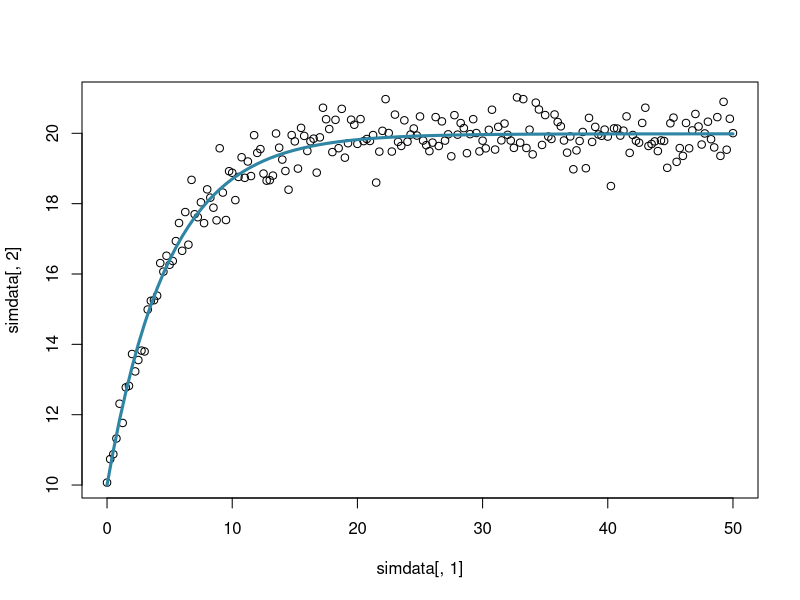

This figure's R source:
## ---- chunk 1
library(magrittr)
# Parameters
## known
T0 = 10
## the ones we are looking for
k = 0.2
Tinf = 20

## Simulate data
seqt <- seq(0, 50, .25)
simdata <- cbind(
  seqt = seqt,
  sim = Tinf - (Tinf- T0)*exp(-k*seqt) + .5*rnorm(length(seqt))
) %>% as.data.frame
head(simdata)
## ---- chunk 2
res <- nls(sim ~ Tinf - (Tinf - 10)*exp(-k*seqt), simdata, list(Tinf = 1, k = .1))
## ---- chunk 3
res
## ---- chunk 4
## get the coefficients values
cr <- coef(res)
fitC <- function(x) cr[1] - (cr[1] - 10)*exp(-cr[2]*x)
plot(simdata[,1], simdata[,2])
curve(fitC, 0, 50, add = TRUE, col = "#2f85a4", lwd = 3)
